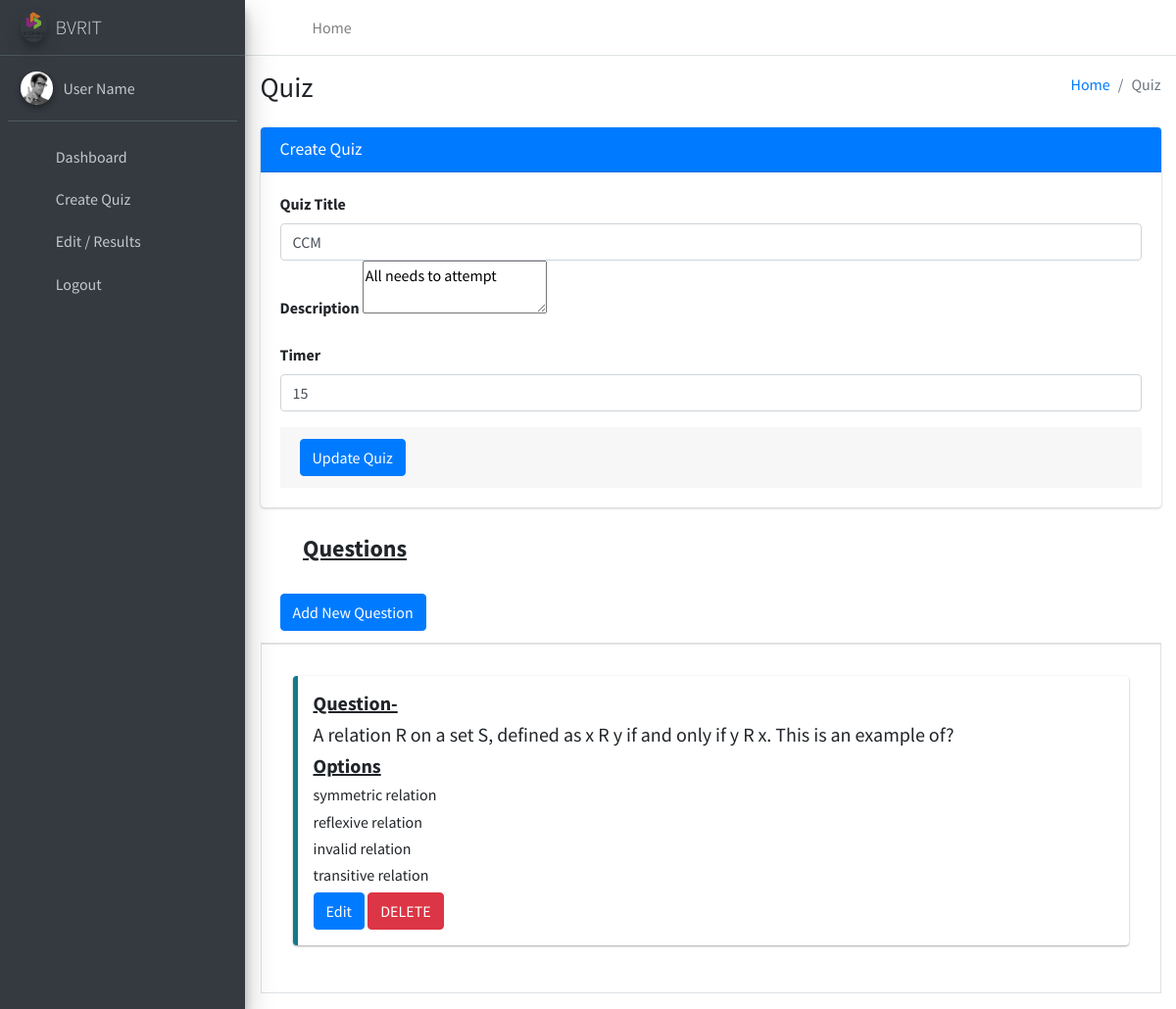
Page /open/2 (signed in) on the committed database.
### staff/models.py (models this page shows, shortened)
class Quiz(models.Model):
	user=models.ForeignKey(User,default=1,on_delete=models.CASCADE)
	name = models.CharField(max_length=100)
	description = models.CharField(max_length=70)
	quiztime=models.IntegerField(default=15)

class Question(models.Model):
	quiz = models.ForeignKey(Quiz, on_delete=models.CASCADE)
	question = RichTextField()

class Answer(models.Model):
	question = models.ForeignKey(Question, on_delete=models.CASCADE)
	answer = RichTextField()
	is_correct = models.BooleanField(default=False)
	def __str__(self):
		return self.answer

### compiler/views.py (the view)
# urls.py: path('open/<int:id>',views.open,name='open'),
def open(request,id):
    if request.user.is_authenticated and request.user.is_staff:
        s=Quiz.objects.filter(id=id)
        for i in s:
            name=i.name
            description=i.description
            timer=i.quiztime
        q=Question.objects.filter(quiz=id)
        o={}
        for i in q:
            t=i.id
            if t not in o:
                o[t]=Answer.objects.filter(question=t)
        print(o)
        return render(request,'editquiz.html',{'title':name,'description':description,'timer':timer,'id':id,'q':q,'o':o})
    else:
        return render(request,"home.html")

### templates/editquiz.html (shortened to what this page needs)
{% load static %}
<!DOCTYPE html>
<html lang="en">
<head>
</head>
<body class="hold-transition sidebar-mini layout-fixed">
<div class="wrapper">
{% include 'staffnavbar.html' %}
 <div class="content-wrapper" style="background-color:white;">
    <section class="content-header">
      <div class="container-fluid">
        <div class="row mb-2">
          <div class="col-sm-6">
            <h1>Quiz</h1>
          </div>
          <div class="col-sm-6">
            <ol class="breadcrumb float-sm-right">
              <li class="breadcrumb-item"><a href="createquiz.php">Home</a></li>
              <li class="breadcrumb-item active">Quiz</li>
            </ol>
          </div>
        </div>
      </div>
    </section>
    <section class="content">
      <div class="container-fluid">
        <div class="row">
          <div class="col-md-12">
            <div class="card card-primary">
              <div class="card-header">
                <h3 class="card-title">Create Quiz</h3>
              </div>
              <form role="form" id="quickForm" method='POST' action="/updatequiz">
                <div class="card-body">
                  <div class="form-group">
                    <label for="exampleInputEmail1">Quiz Title</label>
                    <input type="text" name="title" required class="form-control" id="exampleInputEmail1" placeholder="Title" value="{{title}}">
                  <div class="form-group">
                    <label for="exampleInputEmail1">Description</label>
                    <textarea name="description" class="textarea">{{description}}</textarea>
                  </div>
                  <div class="form-group">
                    <label for="exampleInputEmail1">Timer</label>
                    <input type="number" name="timer" required  class="form-control" id="exampleInputEmail1" placeholder="Please Enter time in Minutes" value="{{timer}}">
                  </div>
                </div>
                <div class="card-footer">
                  <button type="submit" class="btn btn-primary" name='update'>Update Quiz</button>
                </div>
              </form>
            </div>
            </div>
        </div>
      </div>
    </section>
    <section class="content">
  <div class="col-md-12">
            <div class="card-header">
                <h4>
                  <i class="fas fa-bullhorn"></i>
                  <b><u>Questions</u></b>
                </h4><br>
                  <a href='/question/{{ id }}'><button class='btn btn-primary'>Add New Question</button></a>
              </div>
            <table id="example2" class="table table-bordered table-hover">
                <tbody>
                {% for i in q %}
                <tr>
                  <td>
                      <div class="card-body">
                        <div class="callout callout-info">
                          <h5><b><u>Question-</u></b></h5>
                          <h5>{{i.question | striptags}}</h5>
                          <h5><b><u>Options</u></b></h5>
                          {% for j,k in o.items %}
                            {% if j == i.id %}
                              {% for z in k %}
                              <h6>{{z.answer | striptags}}</h6>
                              {% endfor %}
                            {% endif %}
                          {% endfor %}
                            <a href="/editquestion/{{i.id}}/{{id}}"><button class='btn btn-primary'>Edit</button></a>
                            <a href="/deletequestion/{{i.id}}/{{id}}"><button class='btn btn-danger'>DELETE</button></a>
                        </div>
                      </div>
                    </td>
                </tr>
                {% endfor %}
                </tbody>
              </table>
            </div>
          </div>
        </div>
{% include 'includes.html' %}
</body>
</html>

### rows in the picture
Quiz: title "CCM", description "All needs to attempt"
Question: question "A relation R on a set S, defined as x R y if and only if y R x. This is an example of?"
Answer: answer "symmetric relation"
Answer: answer "reflexive relation"
Answer: answer "invalid relation"
Answer: answer "transitive relation"
